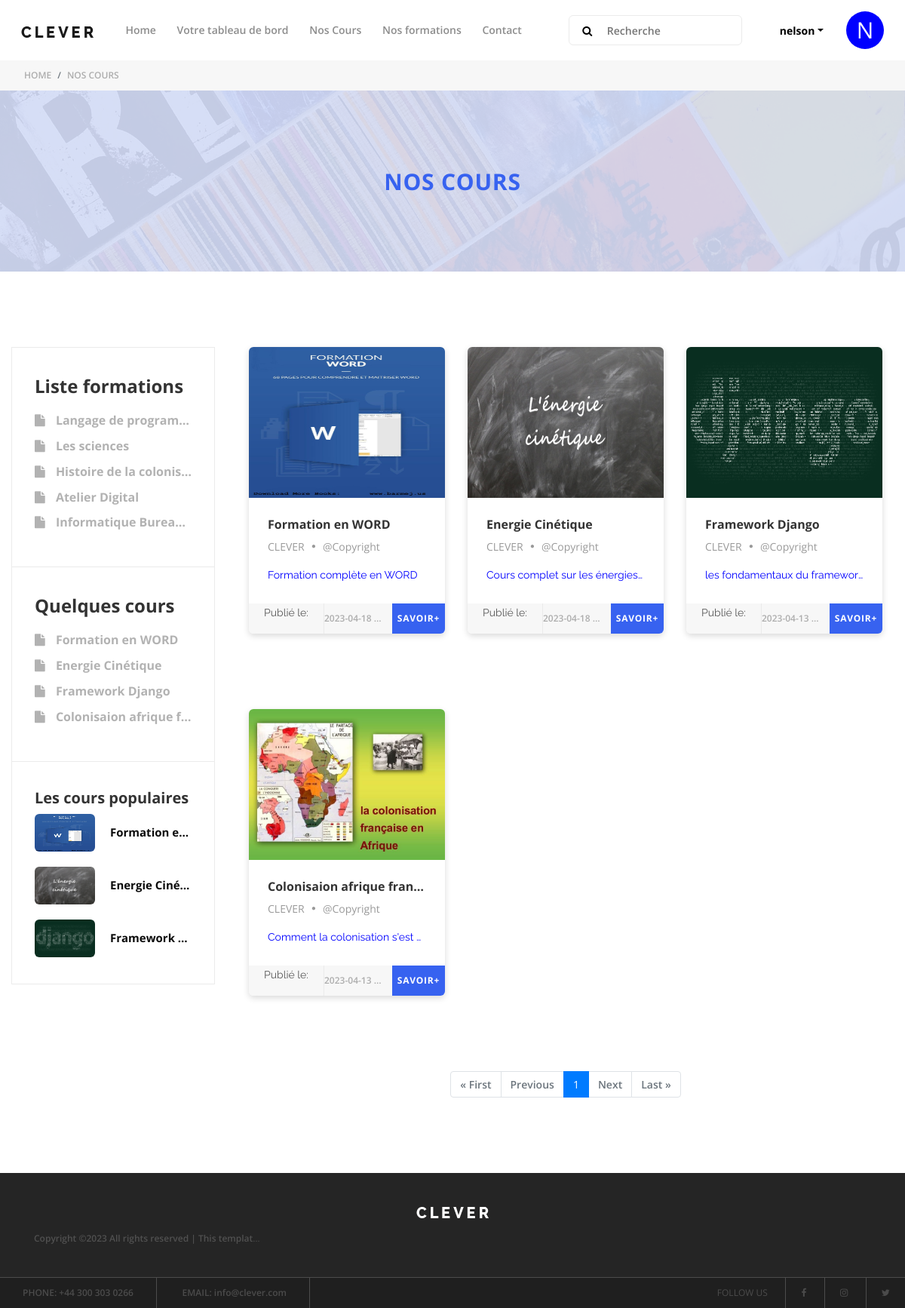
Page /cours_list (signed in) on the committed database.
### mooc/models.py (models this page shows, shortened)
class Formation(models.Model):
    user = models.ForeignKey(User, on_delete=models.CASCADE, null=True, blank=True)
    nom_formation = models.CharField(max_length=200)
    description = models.CharField(max_length=200)
    img = models.ImageField()
    created_at = models.DateTimeField(auto_now_add=True)
    updated_at = models.DateTimeField(auto_now_add=True)

class Cours(models.Model):
    user_cours = models.ForeignKey(User, related_name='user_cours', on_delete=models.CASCADE, null=True, blank=True)
    formation = models.ForeignKey(Formation, on_delete=models.CASCADE, null=True, blank=True)
    user = models.ManyToManyField(User, through='Suivre')
    nom_cours = models.CharField(max_length=200)
    description_cours = models.CharField(max_length=200)
    full_description = models.TextField()
    image = models.ImageField()
    date_fin = models.DateField()
    created_at = models.DateTimeField(auto_now_add=True)
    updated_at = models.DateTimeField(auto_now_add=True)

### mooc/views.py (the view)
# urls.py: path('cours_list', CoursListView.as_view(), name='cours_list'),
class CoursListView(LoginRequiredMixin, ListView):
    model = Cours
    template_name = "cours.html"
    paginate_by = 10
    def get_context_data(self, **kwargs):
        context = super().get_context_data(**kwargs)
        context['now'] = timezone.now()
        context['formations'] = Formation.objects.all()
        return context
    def get_queryset(self):
        queryset = super().get_queryset()
        now = timezone.now()
        queryset = queryset.filter(date_fin__gt=now).order_by('-created_at')
        return queryset

### mooc/templates/cours.html (shortened to what this page needs)
{% extends 'base-login.html' %}
{% load static %}
{% block content %}
    <div class="breadcumb-area" xmlns="http://www.w3.org/1999/html">
        <nav aria-label="breadcrumb">
            <ol class="breadcrumb">
                <li class="breadcrumb-item"><a href="{% url 'home-login' %}">Home</a></li>
                <li class="breadcrumb-item"><a href="{% url 'cours_list' %}">Nos Cours</a></li>
            </ol>
        </nav>
    </div>
    <div class="clever-catagory bg-img d-flex align-items-center justify-content-center p-3"
         style="background-image: url(static/img/bg-img/bg2.jpg);">
        <h3>Nos Cours</h3>
    </div>
    <div class="container" style="max-width: 1230px;">
        <div class="row">
            <div class="col-12 col-lg-3">
                <section class="popular-courses-area section-padding-100">
                    <div class="course-sidebar">
                        <div class="sidebar-widget">
                            <h4>Liste formations </h4>
                            <ul class="features-list">
                                {% for formation in formations|slice:":5" %}
                                    <li>
                                        <h6 title="{{ formation.nom_formation }}"><i class="fa fa-file"
                                                                                     aria-hidden="true"></i> {{ formation.nom_formation }}
                                        </h6>
                                    </li>
                                {% endfor %}
                            </ul>
                        </div>
                        <div class="sidebar-widget">
                            <h4>Quelques cours</h4>
                            <ul class="features-list">
                                {% for cours in object_list|slice:":5" %}
                                    <li>
                                        <h6 title="{{ cours.nom_cours }}"><i class="fa fa-file"
                                                                             aria-hidden="true"></i> {{ cours.nom_cours }}
                                        </h6>
                                    </li>
                                {% endfor %}
                            </ul>
                        </div>
                        <div class="sidebar-widget">
                            <h5>Les cours populaires</h5>
                            {% for cours in object_list|slice:":3" %}
                                <div class="single--courses d-flex align-items-center">
                                    <div class="thumb">
                                        <img src="{{ cours.image.url }}" alt="" style="height: 50px; width: 100px">
                                    </div>
                                    <div class="content">
                                        <h6 style="color: #0b0b0b; font-size: 15px;" title="{{ cours.nom_cours }}">{{ cours.nom_cours }}</h6>
                                    </div>
                                </div>
                            {% endfor %}
                        </div>
                    </div>
            </div>
            <div class="col-12 col-lg-9">
                <section class="popular-courses-area section-padding-100">
                    <div class="container">
                        <div class="row">
                            {% for cours in object_list %}
                                <div class="col-12 col-md-6 col-lg-4">
                                    <div class="single-popular-course mb-100 wow fadeInUp" data-wow-delay="250ms">
                                        <a href="{% url 'detail-cours' cours.id %}"><img src="{{ cours.image.url }}"
                                                                                         alt="" style="height: 200px;"></a>
                                        <div class="course-content">
                                            <a href="{% url 'detail-cours' cours.id %}">
                                                <h6 title="{{ cours.nom_cours }}">{{ cours.nom_cours }}</h6>
                                            </a>
                                            <div class="meta d-flex align-items-center">
                                                <a href="#">CLEVER</a>
                                                <span><i class="fa fa-circle" aria-hidden="true"></i></span>
                                                <a href="#">@Copyright</a>
                                            </div>
                                            <p style="color: blue"
                                               title="{{ cours.description_cours }}">{{ cours.description_cours }}</p>
                                        </div>
                                        <div class="seat-rating-fee d-flex justify-content-between">
                                            <div class="seat-rating h-100 d-flex align-items-center">
                                                <div class="seat">
                                                    <p>Publié le:</p>
                                                </div>
                                                {{ cours.created_at|truncatewords:1 }}
                                            </div>
                                            <div class="course-fee h-100">
                                                <a href="{% url 'detail-cours' cours.id %}" class="free">Savoir+</a>
                                            </div>
                                        </div>
                                    </div>
                                </div>
                            {% endfor %}
                        </div>
                        <nav aria-label="...">
                            <ul class="pagination justify-content-center">
                                {% if page_obj.has_previous %}
                                    <li class="page-item">
                                        <a class="page-link" href="?page=1" tabindex="-1">&laquo; First</a>
                                    </li>
                                    <li class="page-item">
                                        <a class="page-link"
                                           href="?page={{ page_obj.previous_page_number }}">Previous</a>
                                    </li>
                                {% else %}
                                    <li class="page-item disabled">
                                        <a class="page-link" href="#" tabindex="-1">&laquo; First</a>
                                    </li>
                                    <li class="page-item disabled">
                                        <a class="page-link" href="#">Previous</a>
                                    </li>
                                {% endif %}
                                {% for num in page_obj.paginator.page_range %}
                                    {% if page_obj.number == num %}
                                        <li class="page-item active">
                                            <span class="page-link">{{ num }} </span>
                                        </li>
                                    {% elif num > page_obj.number|add:'-3' and num < page_obj.number|add:'3' %}
                                        <li class="page-item">
                                            <a class="page-link" href="?page={{ num }}">{{ num }}</a>
                                        </li>
                                    {% endif %}
                                {% endfor %}
                                {% if page_obj.has_next %}
                                    <li class="page-item">
                                        <a class="page-link" href="?page={{ page_obj.next_page_number }}">Next</a>
                                    </li>
                                    <li class="page-item">
                                        <a class="page-link" href="?page={{ page_obj.paginator.num_pages }}">Last
                                            &raquo;</a>
                                    </li>
                                {% else %}
                                    <li class="page-item disabled">
                                        <a class="page-link" href="#">Next</a>
                                    </li>
                                    <li class="page-item disabled">
                                        <a class="page-link" href="#" tabindex="-1">Last &raquo;</a>
                                    </li>
                                {% endif %}
                            </ul>
                        </nav>
                    </div>
                </section>
            </div>
        </div>
    </div>
{% endblock content %}

### mooc/templates/base-login.html (shortened to what this page needs)
<!DOCTYPE html>
{% load static %}
<html lang="en">
<head>
    <link rel="stylesheet" href="{% static 'style.css' %}">
</head>
<body>
    {% include "nav-login.html" %}
    {% block content %}
    {% endblock %}
    {% include "footer.html" %}
</body>
</html>

### mooc/templates/nav-login.html (shortened to what this page needs)
{% load static %}
<header class="header-area">
    <div class="clever-main-menu">
        <div class="classy-nav-container breakpoint-off">
            <nav class="classy-navbar justify-content-between" id="cleverNav">
                <a class="nav-brand" href="index.html"><img src="{% static 'img/core-img/logo.png' %}" alt=""></a>
                <div class="classy-menu">
                    <div class="classynav">
                        <ul>
                            <li><a href="{% url 'home-login' %}">Home</a></li>
                            <li><a href="{% url 'list_suivres' pk=user.id %}">Votre tableau de bord</a></li>
                            <li><a href="{% url 'cours_list' %}">Nos Cours</a></li>
                            <li><a href="{% url 'formation' %}">Nos formations</a></li>
                            <li><a href="{% url 'contact-login' %}">Contact</a></li>
                        </ul>
                        <div class="search-area">
                            <form action="{% url 'search' %}">
                                <input type="search" name="search" id="search" placeholder="Recherche">
                                <button type="submit"><i class="fa fa-search" aria-hidden="true"></i></button>
                            </form>
                        </div>
                        <div class="login-state d-flex align-items-center">
                            <div class="user-name mr-30">
                                <div class="dropdown">
                                    {% if user.is_authenticated %}
                                        <a class="dropdown-toggle" href="#" role="button" id="userName"
                                           data-toggle="dropdown" aria-haspopup="true"
                                           aria-expanded="false">{{ user.username }}</a>
                                    {% endif %}
                                </div>
                            </div>
                            <div class="cercle1" style="flex-shrink: 0;">
                                {{ user.first_name|slice:":1" }}
                            </div>
                        </div>
                    </div>
                </div>
            </nav>
        </div>
    </div>
</header>

### app_admin/templates/footer.html (shortened to what this page needs)
<footer class="footer-area">
    <div class="top-footer-area">
        <div class="container">
            <div class="row">
                <div class="col-12">
                    <div class="footer-logo">
                        <a href="index.html"><img src="static/img/core-img/logo2.png" alt=""></a>
                    </div>
                    <p><a href="#">
Copyright &copy;<script>document.write(new Date().getFullYear());</script> All rights reserved | This template is made with  by <a href="https://colorlib.com" target="_blank">Colorlib</a>
</p>
                </div>
            </div>
        </div>
    </div>
    <div class="bottom-footer-area d-flex justify-content-between align-items-center">
        <div class="contact-info">
            <a href="#"><span>Phone:</span> +44 300 303 0266</a>
            <a href="#"><span>Email:</span> info@clever.com</a>
        </div>
        <div class="follow-us">
            <span>Follow us</span>
            <a href="#"><i class="fa fa-facebook" aria-hidden="true"></i></a>
            <a href="#"><i class="fa fa-instagram" aria-hidden="true"></i></a>
            <a href="#"><i class="fa fa-twitter" aria-hidden="true"></i></a>
        </div>
    </div>
</footer>

### mooc/templates/nav-login.html (style rules this page uses)
.cercle1 { position: relative; width: 50px; height: 50px; border-radius: 50%; background-color: blue; color: white; text-align: center; line-height: 50px; font-size: 30px; margin-top: 0px; }

### mooc/templates/cours.html (style rules this page uses)
h6 { max-width: 300px; overflow: hidden; text-overflow: ellipsis; white-space: nowrap; }
p { max-width: 300px; overflow: hidden; text-overflow: ellipsis; white-space: nowrap; }
.features-list { max-width: 500px; overflow: hidden; text-overflow: ellipsis; white-space: nowrap; }
.content { max-width: 500px; overflow: hidden; text-overflow: ellipsis; white-space: nowrap; }

### rows in the picture
Formation: nom_formation "Langage de program…"
Formation: nom_formation "Les sciences"
Formation: nom_formation "Histoire de la colonis…"
Formation: nom_formation "Atelier Digital"
Formation: nom_formation "Informatique Burea…"
Cours: nom_cours "Formation en WORD", image (picture), nom_cours "Formation e…", description_cours "Formation complète en WORD", created_at "2023-04-18 …"
Cours: nom_cours "Energie Cinétique", image (picture), nom_cours "Energie Ciné…", description_cours "Cours complet sur les énergies…", created_at "2023-04-18 …"
Cours: nom_cours "Framework Django", image (picture), nom_cours "Framework…", description_cours "les fondamentaux du framewor…", created_at "2023-04-13 …"
Cours: nom_cours "Colonisaion afrique f…", image (picture), nom_cours "Colonisaion afrique fran…", description_cours "Comment la colonisation s'est…", created_at "2023-04-13 …"

### other values in the picture
{{ user.username }} "nelson"
{{ user.first_name|slice:":1" }} "N"
{{ num }} "1"
